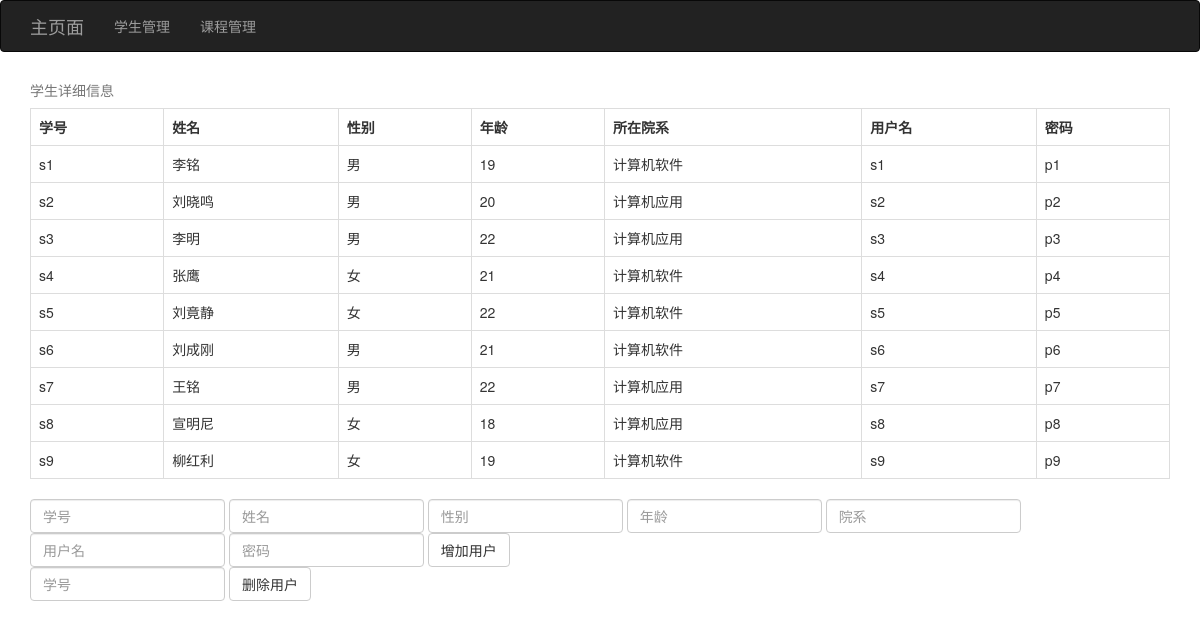
Page /xsgl on the committed database.
### tables this page shows
CREATE TABLE s
(sno char(4) primary key,
sname char(8),
sex char(2),
age char(2),
sdept char(10),
logn char(20),
pswd char(20));

### 学生选课成绩管理系统.py (the view)
@app.route('/xsgl')
def xsgl():
    cxn = sqlite3.connect(r'C:\ke\数据库\学生选课成绩管理系统\student.db')
    cur = cxn.cursor()
    cur.execute('select * from s')
    xsxx=cur.fetchall()
    cur.close()
    cxn.commit()
    cxn.close()
    return render_template('xsgl.html',xsxx=xsxx)

### templates/xsgl.html
{% extends "base2.html" %}
{% block page_content %}
    <table class="table table-bordered">
    <caption>学生详细信息</caption>
        <tr>
            <th>学号</th>
            <th>姓名</th>
            <th>性别</th>
            <th>年龄</th>
            <th>所在院系</th>
            <th>用户名</th>
            <th>密码</th>
        </tr>
        {% for line in xsxx %}
            <tr>
                {% for i in line %}
                    <td>{{ i }}</td>
                {% endfor %}
            </tr>
        {% endfor %}
    </table>
    <form class="form-inline" method="post" action="{{ url_for('add_student') }}">
    <input class="form-control" required="required" name="sno" placeholder="学号">
    <input class="form-control" required="required" name="sname" placeholder="姓名">
        <input class="form-control" required="required" name="sex" placeholder="性别">
        <input class="form-control" required="required" name="age" placeholder="年龄">
        <input class="form-control" required="required" name="sdept" placeholder="院系">
        <input class="form-control" required="required" name="logn" placeholder="用户名">
        <input class="form-control" required="required" name="pswd" placeholder="密码">
    <button type="submit" class="btn btn-default">增加用户</button>
        </form>
    <form class="form-inline" method="post" action={{ url_for('del_student') }}>
        <input class="form-control" required="required" name="id" placeholder="学号">
        <button type="submit" class="btn btn-default">删除用户</button>
    </form>
{% endblock %}

### templates/base2.html (shortened to what this page needs)
{% extends "bootstrap/base.html" %}
{% block styles %}
    {{ super() }}
    <link rel="stylesheet" href="{{ url_for('static', filename='mycss.css') }}">
{% endblock %}
{% block navbar %}
<div class="navbar navbar-inverse" role="navigation">
<div class="container">
    <div class="navbar-header">
        <a class="navbar-brand" href="/">主页面</a>
    </div>
    <div class="navbar-collapse collapse">
        <ul class="nav navbar-nav">
            <li><a href="/xsgl">学生管理</a></li>
            <li><a href="/kcgl">课程管理</a></li>
        </ul>
    </div>
</div>
</div>
{% endblock %}
{% block content %}
<div class="container">
    {% block page_content %}{% endblock %}
</div>
{% endblock %}

### rows in the picture
s: sno "s1", sname "李铭", line "男", age "19", sdept "计算机软件", logn "s1", pswd "p1"
s: sno "s2", sname "刘晓鸣", line "男", age "20", sdept "计算机应用", logn "s2", pswd "p2"
s: sno "s3", sname "李明", line "男", age "22", sdept "计算机应用", logn "s3", pswd "p3"
s: sno "s4", sname "张鹰", line "女", age "21", sdept "计算机软件", logn "s4", pswd "p4"
s: sno "s5", sname "刘竟静", line "女", age "22", sdept "计算机软件", logn "s5", pswd "p5"
s: sno "s6", sname "刘成刚", line "男", age "21", sdept "计算机软件", logn "s6", pswd "p6"
s: sno "s7", sname "王铭", line "男", age "22", sdept "计算机应用", logn "s7", pswd "p7"
s: sno "s8", sname "宣明尼", line "女", age "18", sdept "计算机应用", logn "s8", pswd "p8"
s: sno "s9", sname "柳红利", line "女", age "19", sdept "计算机软件", logn "s9", pswd "p9"
